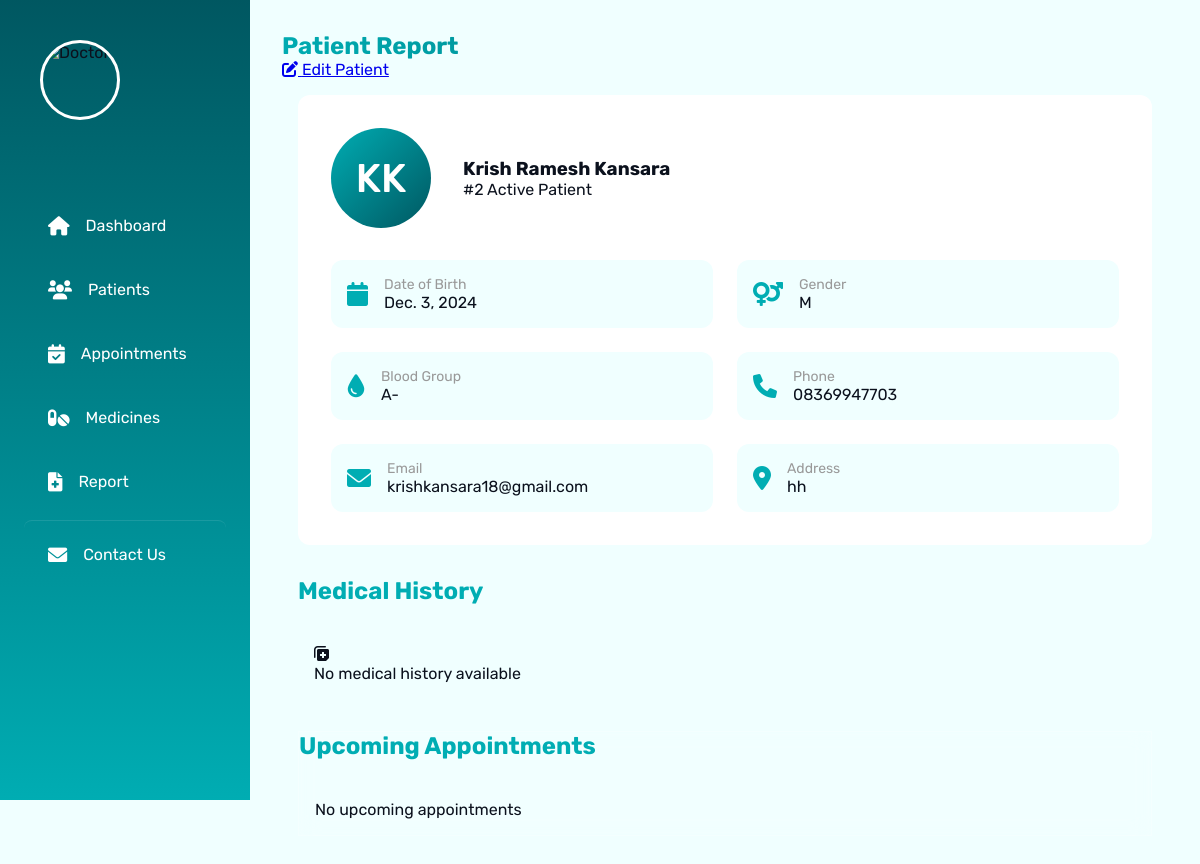
Before: /patient/2/ (signed in) with the older database file.
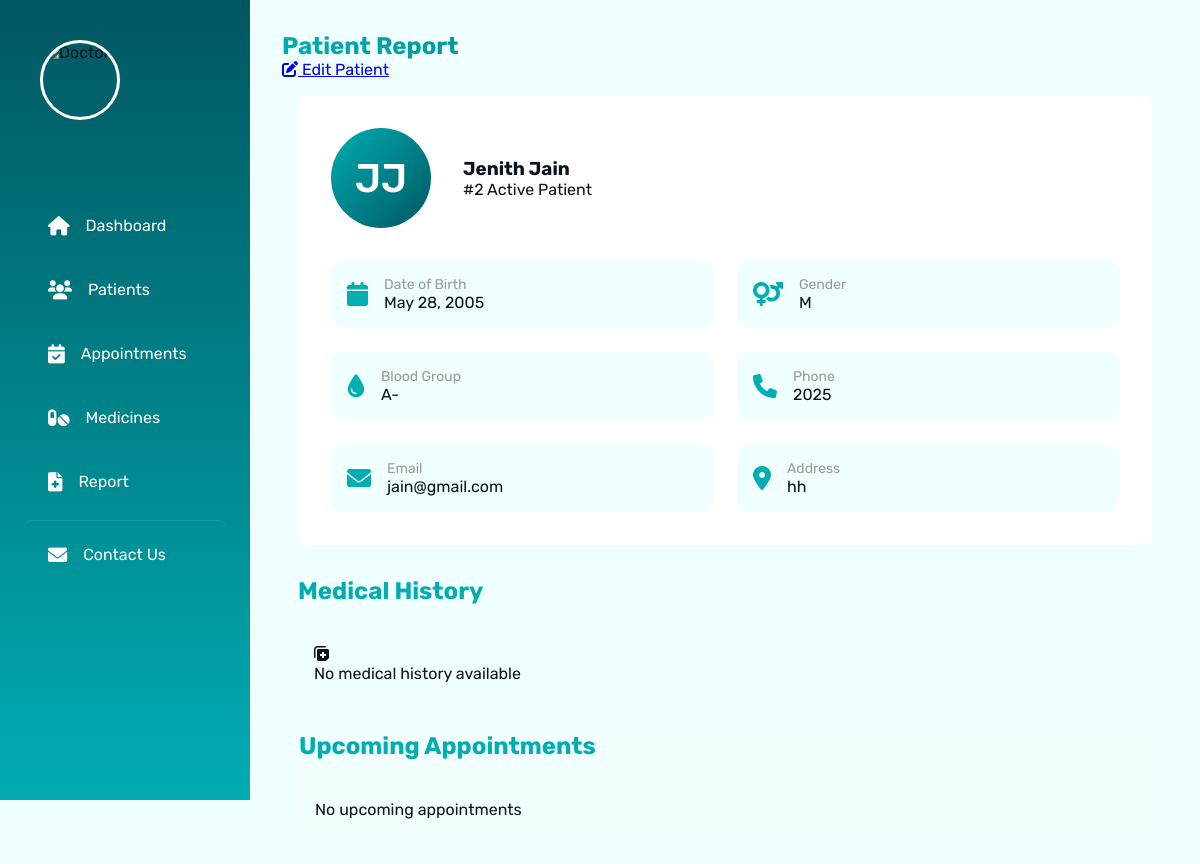
After: the same page with the newer database file.
### patients/models.py (models this page shows, shortened)
class Patient(models.Model):
    GENDER_CHOICES = [
        ('M', 'Male'),
        ('F', 'Female'),
        ('O', 'Other'),
    ]
    BLOOD_GROUP_CHOICES = [
        ('A+', 'A+'),
        ('A-', 'A-'),
        ('B+', 'B+'),
        ('B-', 'B-'),
        ('AB+', 'AB+'),
        ('AB-', 'AB-'),
        ('O+', 'O+'),
        ('O-', 'O-'),
    ]
    STATUS_CHOICES = [
        ('active', 'Active'),
        ('inactive', 'Inactive'),
        ('pending', 'Pending'),
    ]
    first_name = models.CharField(max_length=100)
    last_name = models.CharField(max_length=100)
    date_of_birth = models.DateField()
    gender = models.CharField(max_length=1, choices=GENDER_CHOICES)
    phone_number = models.CharField(max_length=15)
    email = models.EmailField(blank=True, null=True)
    address = models.TextField(blank=True, null=True)
    blood_group = models.CharField(max_length=3, choices=BLOOD_GROUP_CHOICES, blank=True, null=True)
    status = models.CharField(max_length=10, choices=STATUS_CHOICES, default='active')
    created_at = models.DateTimeField(auto_now_add=True)
    updated_at = models.DateTimeField(auto_now=True)
    class Meta:
        ordering = ['-created_at']

### patients/views.py (the view)
# urls.py: path('patient/<int:patient_id>/', views.patient_detail, name='patient_detail'),
@login_required
def patient_detail(request, patient_id):
    patient = get_object_or_404(Patient, id=patient_id)
    return render(request, 'patients/patient_detail.html', {
        'patient': patient
    })

### patients/templates/patients/patient_detail.html (shortened to what the changed rows need)
{% extends 'patients/base.html' %}
{% block content %}
<div class="page-header" data-reveal="top">
    <div class="header-content">
        <h2 class="gradient-text">Patient Report</h2>
    </div>
</div>
<div class="patient-profile-container">
    <div class="profile-card glass-effect" data-reveal="left">
        <div class="profile-header">
            <div class="patient-avatar">
                {{ patient.first_name|first }}{{ patient.last_name|first }}
            </div>
            <div class="patient-basic-info">
                <h3>{{ patient.first_name }} {{ patient.last_name }}</h3>
                <span class="patient-id">#{{ patient.id }}</span>
                <span class="status-badge active">Active Patient</span>
            </div>
        </div>
        <div class="info-grid">
            <div class="info-item">
                <div class="info-content">
                    <label>Date of Birth</label>
                    <span>{{ patient.date_of_birth }}</span>
                </div>
            </div>
            <div class="info-item">
                <div class="info-content">
                    <label>Gender</label>
                    <span>{{ patient.gender }}</span>
                </div>
            </div>
            <div class="info-item">
                <div class="info-content">
                    <label>Blood Group</label>
                    <span>{{ patient.blood_group }}</span>
                </div>
            </div>
            <div class="info-item">
                <div class="info-content">
                    <label>Phone</label>
                    <span>{{ patient.phone_number }}</span>
                </div>
            </div>
            <div class="info-item">
                <div class="info-content">
                    <label>Email</label>
                    <span>{{ patient.email }}</span>
                </div>
            </div>
            <div class="info-item">
                <div class="info-content">
                    <label>Address</label>
                    <span>{{ patient.address }}</span>
                </div>
            </div>
        </div>
    </div>
</div>
{% endblock %}

Changed rows visible on the page:
changed Patient "hh": first_name|first "K" → "J"; last_name|first "K" → "J"; first_name "Krish Ramesh" → "Jenith"; last_name "Kansara" → "Jain"; date_of_birth "Dec. 3, 2024" → "May 28, 2005"; phone_number "08369947703" → "2025"; email "krishkansara18@gmail.com" → "jain@gmail.com"
